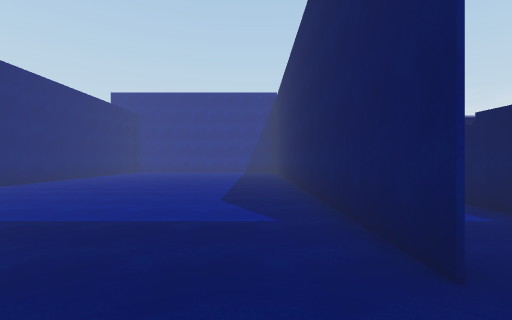
View 1 (above)

16 first-person views from a walk through a scene from a Unity 3-D project. The camera is 1.5 m above the floor, looks level and sees 90° across. The floor is counted in squares, 2 m on a side. Each view is taken from the middle of a square. On the plan, view 1 faces up. The plan holds only what a view shows up to about 9 squares ahead; the rest is blank. The place goes on beyond the plan.

View 2
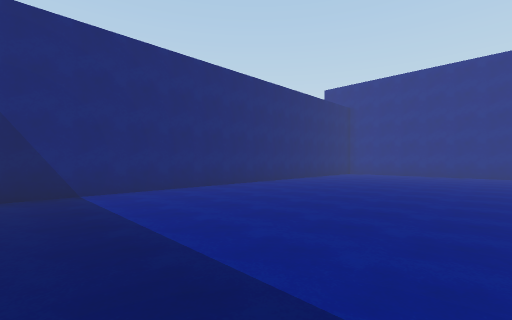

View 3
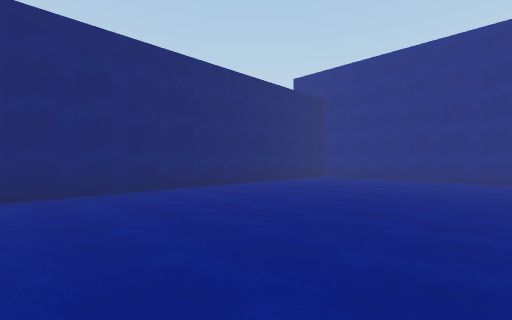

View 4
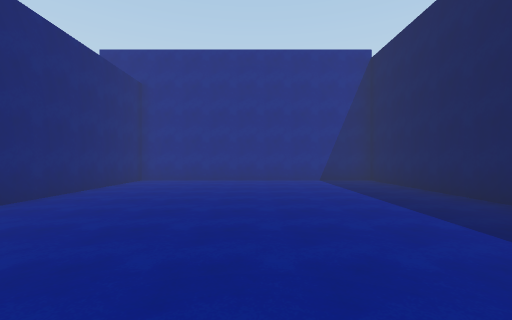

View 5
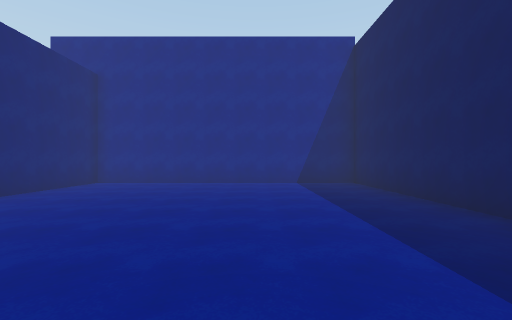

View 6
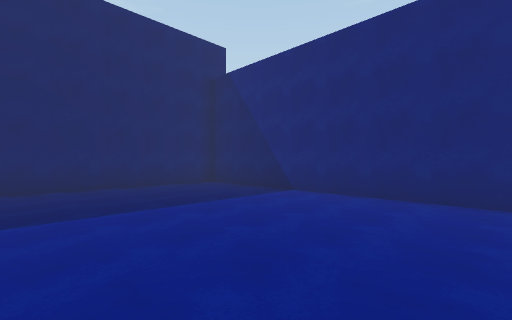

View 7
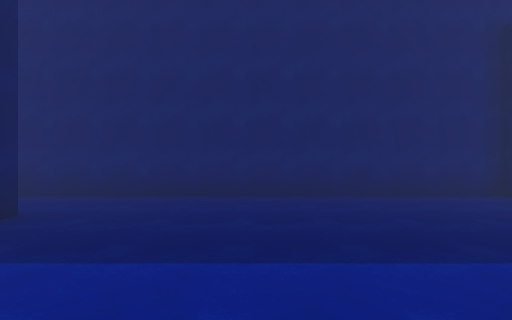

View 8
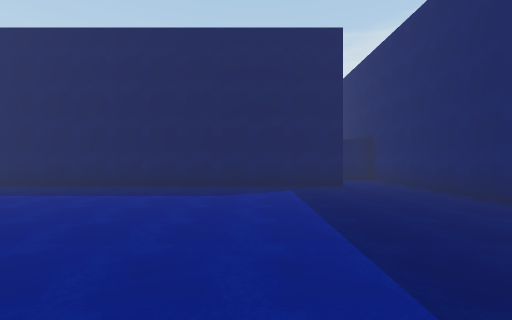

View 9
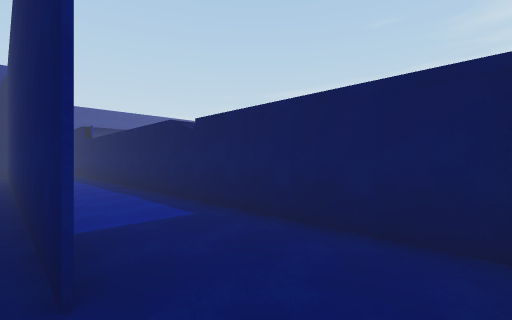

View 10
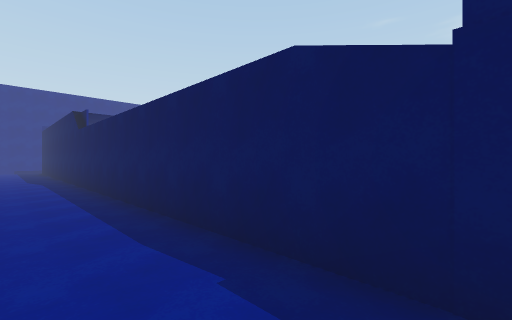

View 11
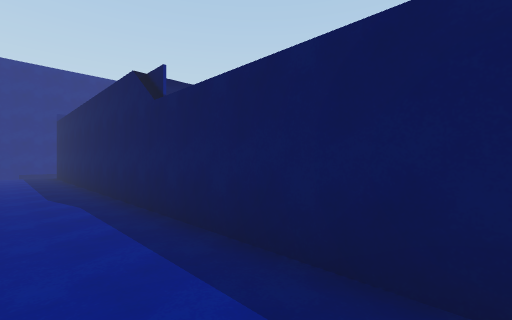

View 12
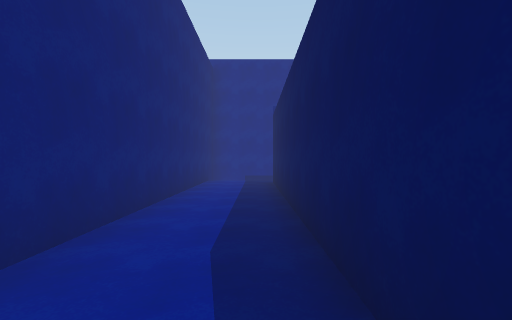

View 13
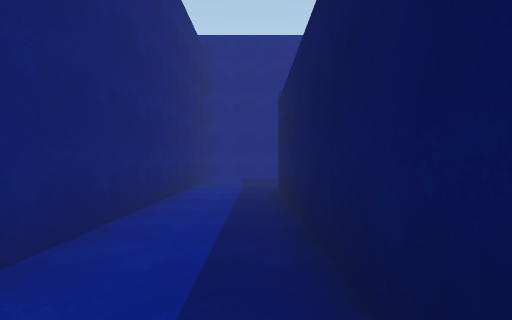

View 14
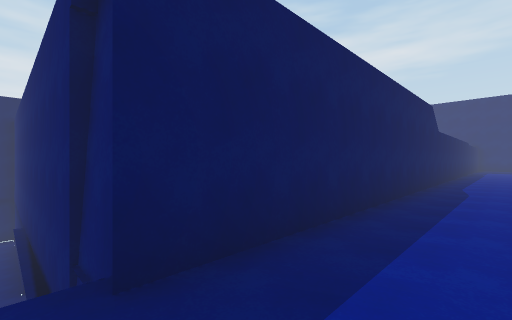

View 15
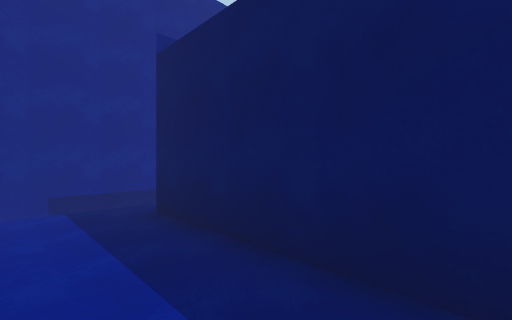

View 16
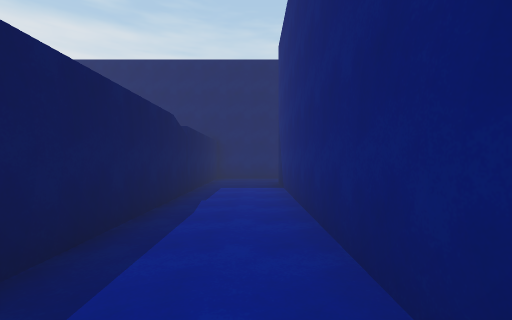

### Floor plan
Key: @ floor where view 1 was taken; # wall or solid block; . floor; v drop or lower ground.
Columns run from 8 left of view 1 to 6 right of it. Each row starts with its distance up from view 1.
 23          vvvvvv
 22          #..vvv
 21          #..##
 20          #..#
 19          #..#
 18          #..#
 17          #..#
 16 ##########..#
 15 #........#..#
 14 #........#..#
 13 #........#..#
 12 #........#..#
 11 #........#..#
 10 #........#..#
  9 #........#..#
  8 #........#..#
  7 #........#..#
  6 #........#..#
  5 #........#..#
  4 #........#..#
  3 #........#..#
  2 #........#..#
  1 #...........#
  0 #.......@...#
 -1 #############

Positions as (right, up) in squares from view 1, and headings:
1: (0, 0), facing up
2: (-1, 2), facing up-left
3: (-1, 5), facing up-left
4: (-3, 6), facing up
5: (-2, 7), facing up
6: (-2, 7), facing down-left
7: (-2, 5), facing down
8: (-6, 4), facing right
9: (1, 0), facing up-right
10: (2, 4), facing up-right
11: (2, 9), facing up-right
12: (3, 13), facing up
13: (3, 15), facing up
14: (2, 22), facing down-right
15: (2, 18), facing up-right
16: (2, 10), facing down
